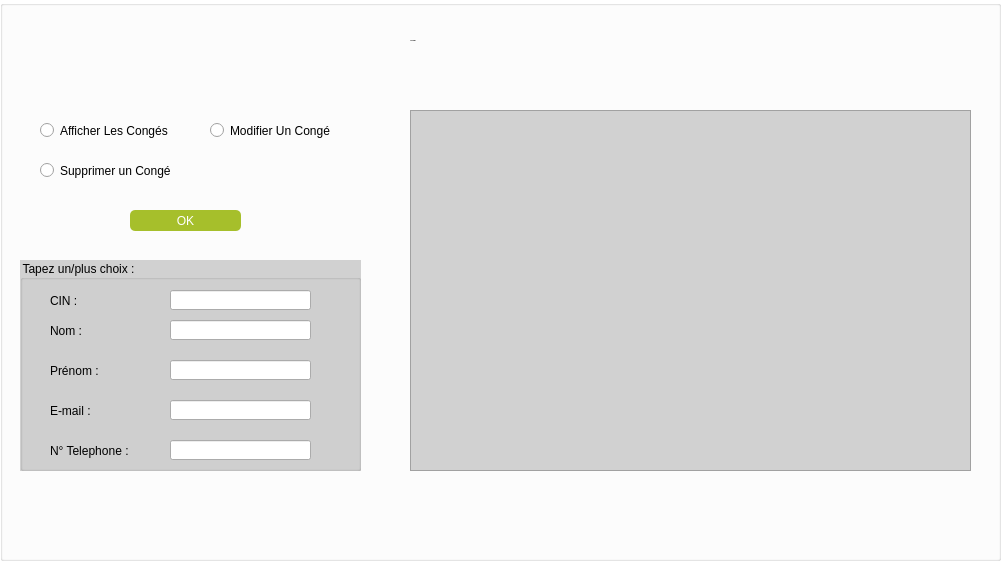
    <widget class="QGroupBox" name="groupBox_afficherConges">
     <property name="geometry">
      <rect>
       <x>260</x>
       <y>0</y>
       <width>1001</width>
       <height>561</height>
      </rect>
     </property>
     <property name="styleSheet">
      <string notr="true">QPushButton
{
background : rgb(166, 191, 43);
color : white ;
border-radius:5px;
}
QPushButton:hover
{
background:	rgb(255, 232, 103);
border-radius:10px;
}


QGroupBox
{

background :qlineargradient(spread:pad, x1:0, y1:0, x2:1, y2:1, stop:0 rgba(255, 255, 255, 255), stop:1 rgba(255, 255, 255, 255))
;



}</string>
     </property>
     <property name="title">
      <string/>
     </property>
     <property name="alignment">
      <set>Qt::AlignCenter</set>
     </property>
     <widget class="QLabel" name="label_22">
      <property name="geometry">
       <rect>
        <x>410</x>
        <y>20</y>
        <width>291</width>
        <height>41</height>
       </rect>
      </property>
      <property name="font">
       <font>
        <family>century c</family>
        <pointsize>-1</pointsize>
        <weight>75</weight>
        <bold>true</bold>
       </font>
      </property>
      <property name="text">
       <string> Les Congés</string>
      </property>
     </widget>
     <widget class="QTableView" name="tableView_2">
      <property name="geometry">
       <rect>
        <x>410</x>
        <y>110</y>
        <width>561</width>
        <height>361</height>
       </rect>
      </property>
      <property name="styleSheet">
       <string notr="true">QTableView
{
background: rgb(209, 209, 209);


}

QTableView:hover
{
background: rgb(189, 189, 56);
}</string>
      </property>
     </widget>
     <widget class="QGroupBox" name="groupBox_5">
      <property name="geometry">
       <rect>
        <x>20</x>
        <y>260</y>
        <width>341</width>
        <height>211</height>
       </rect>
      </property>
      <property name="styleSheet">
       <string notr="true">QGroupBox
{
background: rgb(209, 209, 209);

}</string>
      </property>
      <property name="title">
       <string>Tapez un/plus choix :</string>
      </property>
      <widget class="QLabel" name="label_23">
       <property name="geometry">
        <rect>
         <x>30</x>
         <y>30</y>
         <width>111</width>
         <height>21</height>
        </rect>
       </property>
       <property name="text">
        <string>CIN :</string>
       </property>
      </widget>
      <widget class="QLabel" name="label_24">
       <property name="geometry">
        <rect>
         <x>30</x>
         <y>100</y>
         <width>111</width>
         <height>21</height>
        </rect>
       </property>
       <property name="text">
        <string>Prénom :</string>
       </property>
      </widget>
      <widget class="QLabel" name="label_25">
       <property name="geometry">
        <rect>
         <x>30</x>
         <y>60</y>
         <width>111</width>
         <height>21</height>
        </rect>
       </property>
       <property name="text">
        <string>Nom :</string>
       </property>
      </widget>
      <widget class="QLabel" name="label_28">
       <property name="geometry">
        <rect>
         <x>30</x>
         <y>140</y>
         <width>111</width>
         <height>21</height>
        </rect>
       </property>
       <property name="text">
        <string>E-mail :</string>
       </property>
      </widget>
      <widget class="QLabel" name="label_29">
       <property name="geometry">
        <rect>
         <x>30</x>
         <y>180</y>
         <width>111</width>
         <height>21</height>
        </rect>
       </property>
       <property name="text">
        <string>N° Telephone :</string>
       </property>
      </widget>
      <widget class="QLineEdit" name="lineEdit_24">
       <property name="geometry">
        <rect>
         <x>150</x>
         <y>30</y>
         <width>141</width>
         <height>20</height>
        </rect>
       </property>
       <property name="alignment">
        <set>Qt::AlignCenter</set>
       </property>
      </widget>
      <widget class="QLineEdit" name="lineEdit_25">
       <property name="geometry">
        <rect>
         <x>150</x>
         <y>60</y>
         <width>141</width>
         <height>20</height>
        </rect>
       </property>
       <property name="alignment">
        <set>Qt::AlignCenter</set>
       </property>
      </widget>
      <widget class="QLineEdit" name="lineEdit_26">
       <property name="geometry">
        <rect>
         <x>150</x>
         <y>100</y>
         <width>141</width>
         <height>20</height>
        </rect>
       </property>
       <property name="alignment">
        <set>Qt::AlignCenter</set>
       </property>
      </widget>
      <widget class="QLineEdit" name="lineEdit_27">
       <property name="geometry">
        <rect>
         <x>150</x>
         <y>140</y>
         <width>141</width>
         <height>20</height>
        </rect>
       </property>
       <property name="alignment">
        <set>Qt::AlignCenter</set>
       </property>
      </widget>
      <widget class="QLineEdit" name="lineEdit_28">
       <property name="geometry">
        <rect>
         <x>150</x>
         <y>180</y>
         <width>141</width>
         <height>20</height>
        </rect>
       </property>
       <property name="alignment">
        <set>Qt::AlignCenter</set>
       </property>
      </widget>
     </widget>
     <widget class="QRadioButton" name="radioButton_5">
      <property name="geometry">
       <rect>
        <x>40</x>
        <y>120</y>
        <width>151</width>
        <height>21</height>
       </rect>
      </property>
      <property name="text">
       <string>Afficher Les Congés</string>
      </property>
     </widget>
     <widget class="QRadioButton" name="radioButton_6">
      <property name="geometry">
       <rect>
        <x>210</x>
        <y>120</y>
        <width>121</width>
        <height>21</height>
       </rect>
      </property>
      <property name="text">
       <string>Modifier Un Congé</string>
      </property>
     </widget>
     <widget class="QPushButton" name="pushButton_10">
      <property name="geometry">
       <rect>
        <x>130</x>
        <y>210</y>
        <width>111</width>
        <height>21</height>
       </rect>
      </property>
      <property name="text">
       <string>OK</string>
      </property>
     </widget>
     <widget class="QRadioButton" name="radioButton_7">
      <property name="geometry">
       <rect>
        <x>40</x>
        <y>160</y>
        <width>151</width>
        <height>21</height>
       </rect>
      </property>
      <property name="text">
       <string>Supprimer un Congé</string>
      </property>
     </widget>
    </widget>
